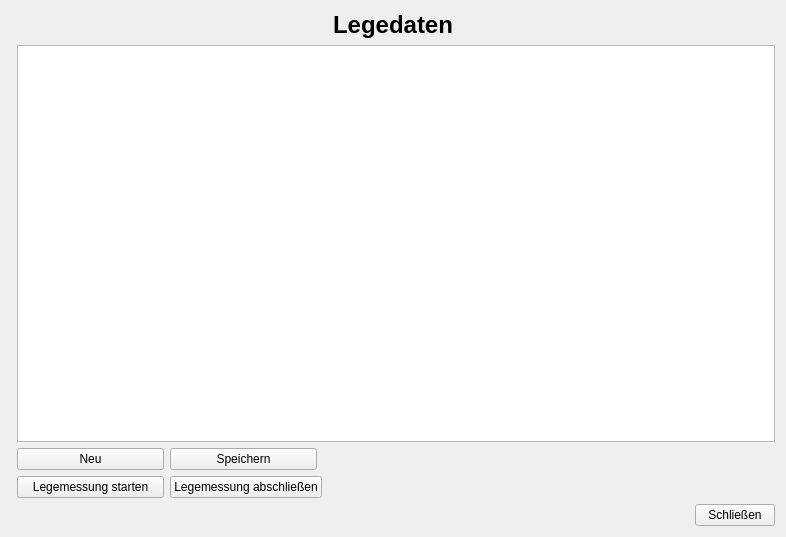
<?xml version="1.0" encoding="UTF-8"?>
<ui version="4.0">
 <class>Frmlegedaten</class>
 <widget class="QWidget" name="Frmlegedaten">
  <property name="geometry">
   <rect>
    <x>0</x>
    <y>0</y>
    <width>786</width>
    <height>537</height>
   </rect>
  </property>
  <property name="windowTitle">
   <string>Form</string>
  </property>
  <layout class="QGridLayout" name="gridLayout">
   <item row="0" column="0" colspan="2">
    <widget class="QLabel" name="label">
     <property name="font">
      <font>
       <pointsize>18</pointsize>
       <bold>true</bold>
      </font>
     </property>
     <property name="text">
      <string>Legedaten</string>
     </property>
     <property name="alignment">
      <set>Qt::AlignCenter</set>
     </property>
    </widget>
   </item>
   <item row="1" column="0" rowspan="2" colspan="2">
    <spacer name="horizontalSpacer">
     <property name="orientation">
      <enum>Qt::Horizontal</enum>
     </property>
     <property name="sizeHint" stdset="0">
      <size>
       <width>765</width>
       <height>20</height>
      </size>
     </property>
    </spacer>
   </item>
   <item row="2" column="1">
    <widget class="QTableView" name="tvLegedaten"/>
   </item>
   <item row="3" column="1">
    <layout class="QHBoxLayout" name="horizontalLayout">
     <item>
      <widget class="QPushButton" name="btnNeu">
       <property name="minimumSize">
        <size>
         <width>147</width>
         <height>0</height>
        </size>
       </property>
       <property name="text">
        <string>Neu</string>
       </property>
      </widget>
     </item>
     <item>
      <widget class="QPushButton" name="btnSpeichern">
       <property name="minimumSize">
        <size>
         <width>147</width>
         <height>0</height>
        </size>
       </property>
       <property name="text">
        <string>Speichern</string>
       </property>
      </widget>
     </item>
     <item>
      <spacer name="horizontalSpacer_5">
       <property name="orientation">
        <enum>Qt::Horizontal</enum>
       </property>
       <property name="sizeHint" stdset="0">
        <size>
         <width>40</width>
         <height>20</height>
        </size>
       </property>
      </spacer>
     </item>
    </layout>
   </item>
   <item row="4" column="1">
    <layout class="QHBoxLayout" name="horizontalLayout_3">
     <item>
      <widget class="QPushButton" name="btnLegestarten">
       <property name="minimumSize">
        <size>
         <width>147</width>
         <height>0</height>
        </size>
       </property>
       <property name="text">
        <string>Legemessung starten</string>
       </property>
      </widget>
     </item>
     <item>
      <widget class="QPushButton" name="btnLegeSchliessen">
       <property name="text">
        <string>Legemessung abschließen</string>
       </property>
      </widget>
     </item>
     <item>
      <spacer name="horizontalSpacer_2">
       <property name="orientation">
        <enum>Qt::Horizontal</enum>
       </property>
       <property name="sizeHint" stdset="0">
        <size>
         <width>40</width>
         <height>20</height>
        </size>
       </property>
      </spacer>
     </item>
    </layout>
   </item>
   <item row="5" column="1">
    <layout class="QHBoxLayout" name="horizontalLayout_2">
     <item>
      <spacer name="horizontalSpacer_3">
       <property name="orientation">
        <enum>Qt::Horizontal</enum>
       </property>
       <property name="sizeHint" stdset="0">
        <size>
         <width>40</width>
         <height>20</height>
        </size>
       </property>
      </spacer>
     </item>
     <item>
      <widget class="QPushButton" name="btnClose">
       <property name="text">
        <string>Schließen</string>
       </property>
      </widget>
     </item>
    </layout>
   </item>
  </layout>
 </widget>
 <resources/>
 <connections>
  <connection>
   <sender>btnClose</sender>
   <signal>clicked()</signal>
   <receiver>Frmlegedaten</receiver>
   <slot>close()</slot>
   <hints>
    <hint type="sourcelabel">
     <x>660</x>
     <y>497</y>
    </hint>
    <hint type="destinationlabel">
     <x>714</x>
     <y>514</y>
    </hint>
   </hints>
  </connection>
 </connections>
</ui>
